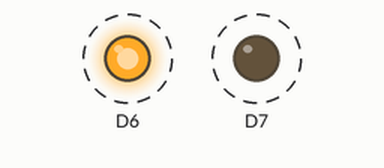
Recording of a program running on a simulated STM32 Nucleo. Parts: output pins drawn as LEDs (lit = HIGH). Dashed ring = blinking.

Above: at 0.12 s.
Timing chart, 0 to 3.0 s (numbered marks = the images above):
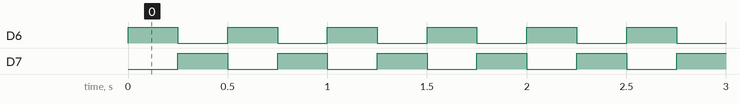

Measured:
- by itself, D6, D7: alternates HIGH for 0.25 s and LOW for 0.25 s

The program:

main.cpp
```cpp
#include <Arduino.h>

#define EXT_LED1_PORT         GPIOA
#define EXT_LED1_PIN          GPIO_PIN_6

#define EXT_LED2_PORT         GPIOA
#define EXT_LED2_PIN          GPIO_PIN_7

#define BLINK_INTERVAL_MS     250

static void Task2_AlternatingLEDs(void);

void setup(void) {
    __HAL_RCC_GPIOA_CLK_ENABLE();

    GPIO_InitTypeDef GPIO_InitStruct = {0};

    HAL_GPIO_WritePin(EXT_LED1_PORT, EXT_LED1_PIN, GPIO_PIN_SET);
    HAL_GPIO_WritePin(EXT_LED2_PORT, EXT_LED2_PIN, GPIO_PIN_RESET);

    GPIO_InitStruct.Pin = EXT_LED1_PIN | EXT_LED2_PIN;
    GPIO_InitStruct.Mode = GPIO_MODE_OUTPUT_PP;
    GPIO_InitStruct.Pull = GPIO_NOPULL;
    GPIO_InitStruct.Speed = GPIO_SPEED_FREQ_LOW;
    HAL_GPIO_Init(EXT_LED1_PORT, &GPIO_InitStruct);
}

void loop(void) {
    Task2_AlternatingLEDs();
}

static void Task2_AlternatingLEDs(void) {
    static uint32_t last_blink_time = 0;

    if ((millis() - last_blink_time) >= BLINK_INTERVAL_MS) {
        last_blink_time = millis();

        HAL_GPIO_TogglePin(EXT_LED1_PORT, EXT_LED1_PIN);
        HAL_GPIO_TogglePin(EXT_LED2_PORT, EXT_LED2_PIN);
    }
}
```
